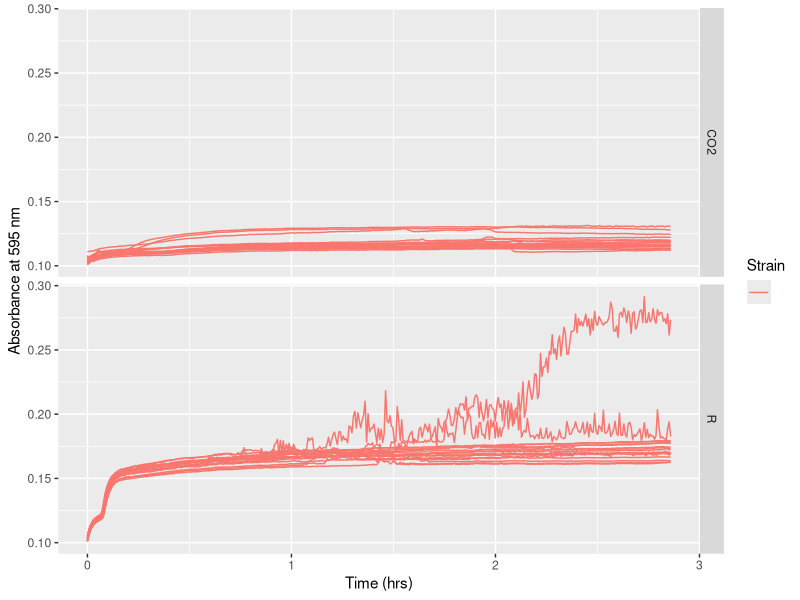
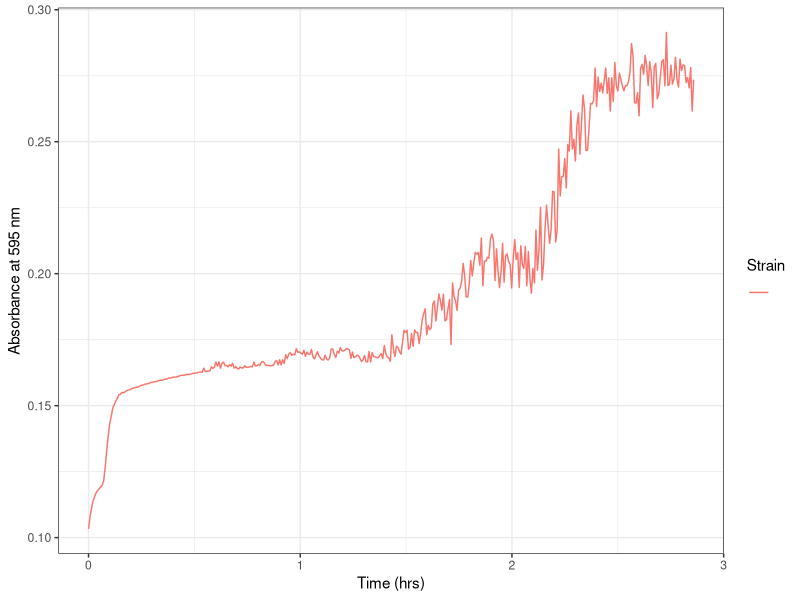
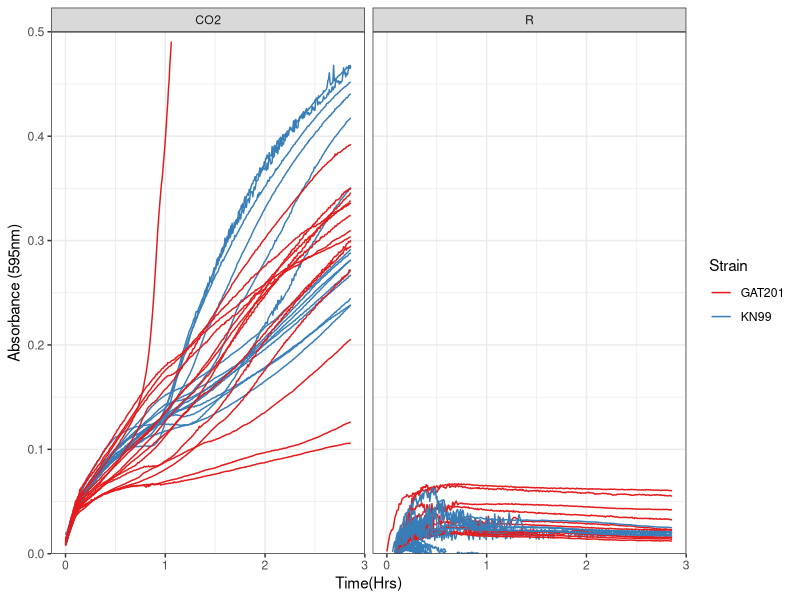
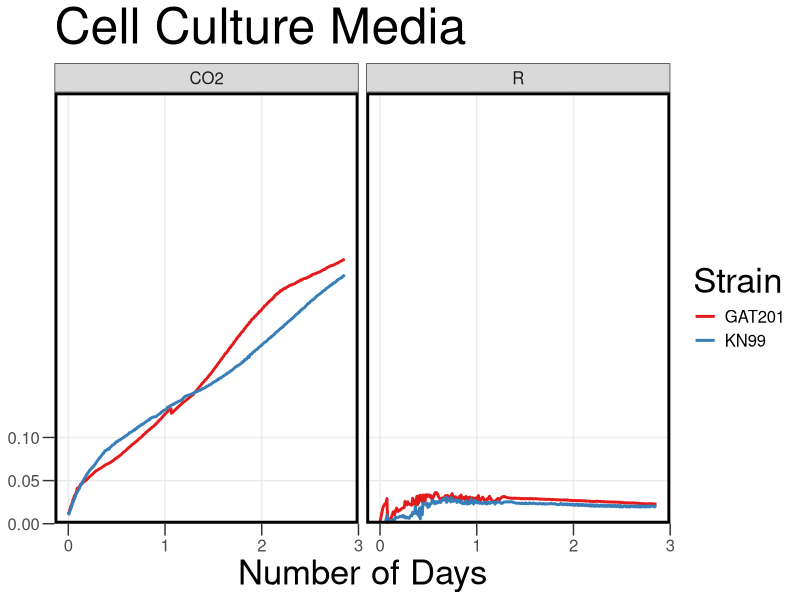
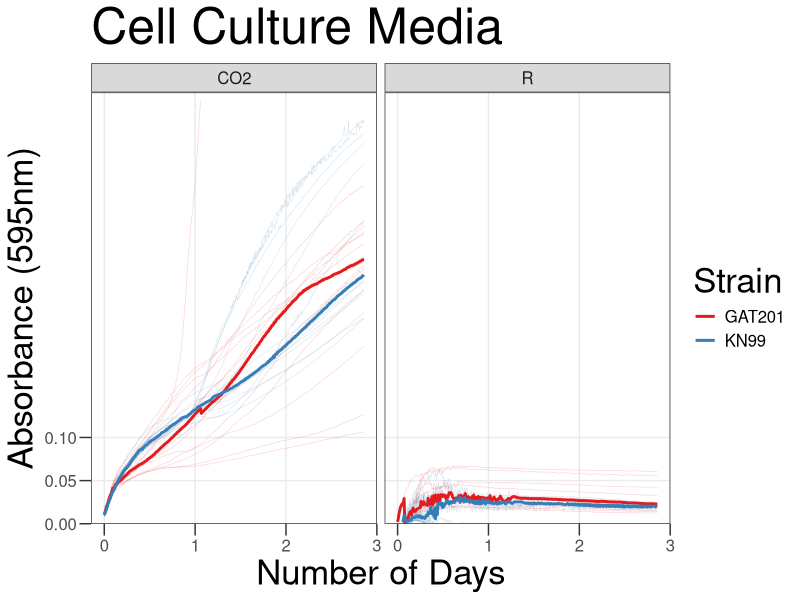
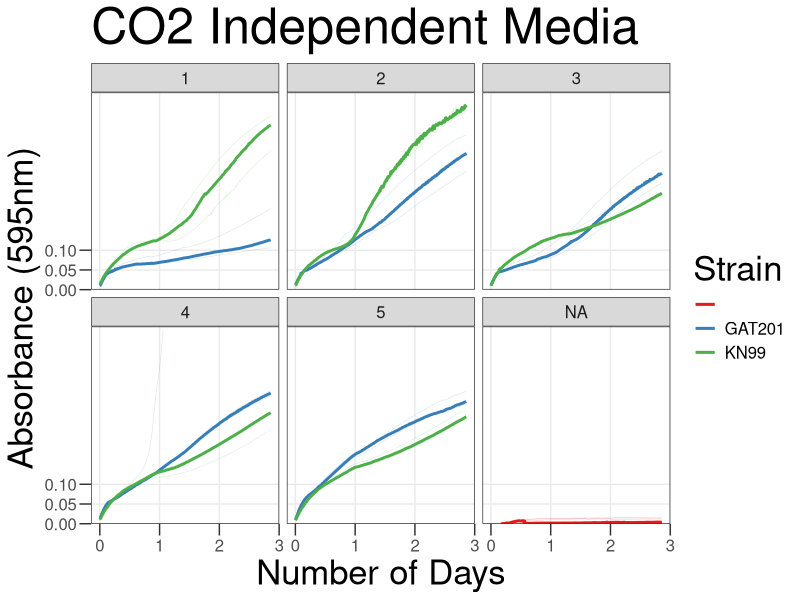
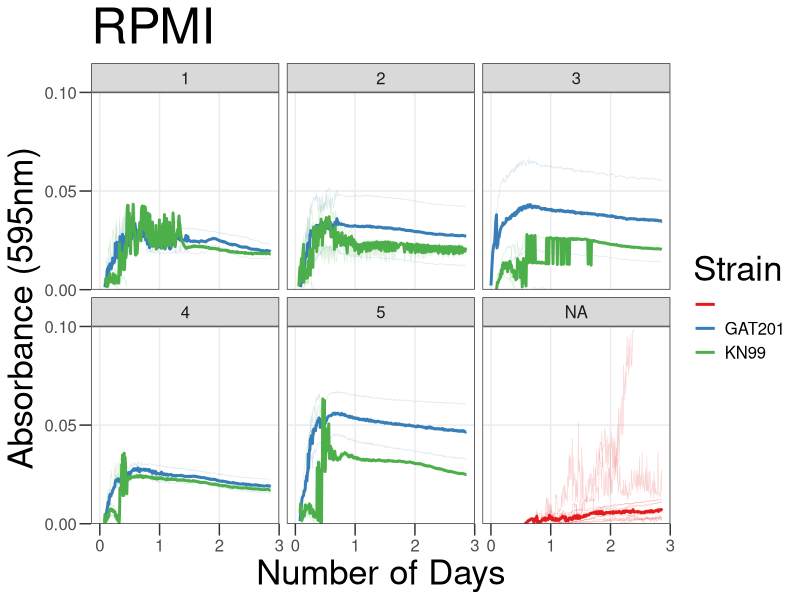
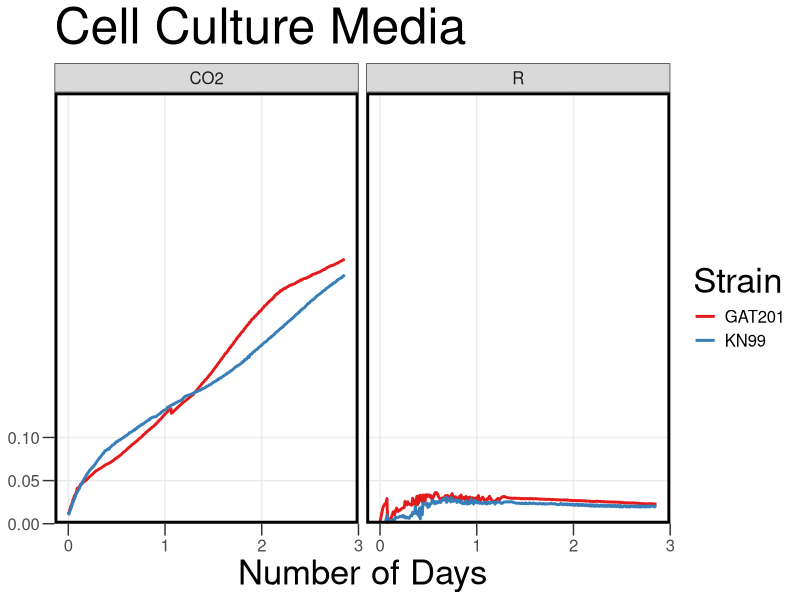

Here is the R script that generated these plots, in order:
## ---- chunk 1
knitr::opts_chunk$set(echo = TRUE)
## ---- chunk 2

library("reshape2")
library(dplyr)
library(ggplot2)
library(tidyverse)
library(markdown)
library(cowplot)
library(yaml)
library(knitr)
## ---- chunk 3

rawdata <- read.csv("../Input/PR27_RPMIvCO2_TRSP.csv")

## ---- chunk 4

 rawdata_hrs<-mutate(rawdata, Time = Time/86400)

## ---- chunk 5

reshaped <- melt(rawdata_hrs, id=c("Time", "Temp"), 
                              variable.name="Well",
                              value.name="OD595")

summary(reshaped)
## ---- chunk 6

platemap <- read.csv("../Input/20221216_PR27_Setup.csv")
head(platemap, n=10)


## ---- chunk 7

annotated <- inner_join(reshaped, platemap, by="Well")
 
## ---- chunk 8

ggplot(data=filter(annotated,Strain==""),
           aes(x=Time, y=OD595, color=Strain, group = Well)) + 
       geom_line() + 
       facet_grid(Media ~ .) +
       labs(x="Time (hrs)", y="Absorbance at 595 nm")
## ---- chunk 9

ggplot(data=filter(annotated,Well=="A2"), 
       aes(x=Time, y=OD595, color=Strain, group = Well)) + 
 
       geom_line() + 
     theme_bw()+
     labs(x="Time (hrs)", y="Absorbance at 595 nm")

## ---- chunk 10

blank_OD_summary <- annotated %>%
  filter(Strain=="") %>%
  filter(Well != "A1") %>%
  filter(Well != "A2") %>%
  # filter out columns 1 and 12 as well?
  group_by(Media) %>%
  summarise(OD_median=median(OD595),
            OD_mean=mean(OD595),
            OD_max=max(OD595),
            OD_min=min(OD595))
print(blank_OD_summary)
## ---- chunk 11

normalisedOD <- annotated %>%
  left_join(blank_OD_summary, by="Media") %>%
  mutate(OD_corrected = OD595 - OD_median)

## ---- chunk 12

ggplot(data=normalisedOD %>%
                      filter(Strain != ""), 
                      aes(x=Time, y=OD_corrected, color=Strain, group = Well)) + 
       geom_line() + 
       scale_y_continuous(limits=c(0,0.5),expand=c(0,0))+
       facet_wrap(Media ~ .)+
  
       labs(x = "Time(Hrs)",
            y = "Absorbance (595nm)") +
       theme(text = element_text(size = 20))+
       theme_bw()+
       scale_color_brewer(palette="Set1")
## ---- chunk 13

ggplot(data=normalisedOD %>%
                     filter(Strain != ""), 
                      aes(x=Time, y=OD_corrected, color=Strain)) + 
       #geom_line(aes(group = Well), size = 0.2, alpha = 0.2) + 
       stat_summary(fun = "median", geom = "line", size = 1) +
       scale_y_continuous(limits=c(0,0.5),expand=c(0,0), breaks = c(0, 0.05, 0.1)) +
  
       labs(x = "Number of Days",
            y = "Absorbance (595nm)",
            title = "Cell Culture Media") +
           facet_wrap(Media ~ .)+
       theme_bw() +
       theme(text = element_text(size = 15))+
       theme(axis.title = element_text(size = 25))+
       theme(axis.title.y=element_blank()) +
       theme(axis.ticks.length = unit(0.3, "cm"))+
       theme(title = element_text(size = 30))+
       theme(panel.grid.minor = element_blank())+
       theme(legend.title = element_text(size = 25))+
      theme(legend.background = element_rect(fill = "transparent", color=NA))+
  theme(legend.key = element_rect(fill = "transparent", color=NA))+
       theme (plot.background =  element_rect(fill = "transparent", color=NA), 
         panel.background = element_rect(fill = "transparent", color=NA),)+
      theme(panel.border = element_rect(linetype = "solid", colour = "black", size = 2))+
       scale_color_brewer(palette="Set1")
       
## ---- chunk 14

ggsave("../Results/AllSummary.png",width = 6.6,height=5)
## ---- chunk 15

ggplot(data=normalisedOD %>%
                     filter(Strain != ""), 
                      aes(x=Time, y=OD_corrected, color=Strain)) + 
       geom_line(aes(group = Well), size = 0.2, alpha = 0.2) + 
       stat_summary(fun = "median", geom = "line", size = 1) +
       scale_y_continuous(limits=c(0,0.5),expand=c(0,0), breaks = c(0, 0.05, 0.1)) +
   facet_wrap(Media ~ .)+
       labs(x = "Number of Days",
            y = "Absorbance (595nm)",
            title = "Cell Culture Media") +
       theme_bw() +
       theme(text = element_text(size = 15))+
       theme(axis.title = element_text(size = 25)) +
  theme(axis.ticks.length = unit(0.3, "cm"))+
       theme(title = element_text(size = 30))+
       theme(legend.title = element_text(size = 25))+
  theme(panel.grid.minor = element_blank())+
       scale_color_brewer(palette="Set1")
## ---- chunk 16

ggsave("../Results/AllStatSummary.png",width = 6.6,height=5)
## ---- chunk 17

ggplot(data=normalisedOD %>%
                     filter(Media =="CO2"), 
                      aes(x=Time, y=OD_corrected, color=Strain)) + 
       geom_line(aes(group = Well), size = 0.2, alpha = 0.2) + 
       stat_summary(fun = "median", geom = "line", size = 1) +
       scale_y_continuous(limits=c(0,0.5),expand=c(0,0), breaks = c(0, 0.05, 0.1)) +
   facet_wrap(Biorep ~ .)+
       labs(x = "Number of Days",
            y = "Absorbance (595nm)",
            title = "CO2 Independent Media") +
       theme_bw() +
       theme(text = element_text(size = 15))+
       theme(axis.title = element_text(size = 25)) +
  theme(axis.ticks.length = unit(0.3, "cm"))+
       theme(title = element_text(size = 30))+
       theme(legend.title = element_text(size = 25))+
  theme(panel.grid.minor = element_blank())+
       scale_color_brewer(palette="Set1")
## ---- chunk 18

ggplot(data=normalisedOD %>%
                     filter(Media =="R"), 
                      aes(x=Time, y=OD_corrected, color=Strain)) + 
       geom_line(aes(group = Well), size = 0.2, alpha = 0.2) + 
       stat_summary(fun = "median", geom = "line", size = 1) +
       scale_y_continuous(limits=c(0,0.1),expand=c(0,0), breaks = c(0, 0.05, 0.1)) +
   facet_wrap(Biorep ~ .)+
       labs(x = "Number of Days",
            y = "Absorbance (595nm)",
            title = "RPMI") +
       theme_bw() +
       theme(text = element_text(size = 15))+
       theme(axis.title = element_text(size = 25)) +
  theme(axis.ticks.length = unit(0.3, "cm"))+
       theme(title = element_text(size = 30))+
       theme(legend.title = element_text(size = 25))+
  theme(panel.grid.minor = element_blank())+
       scale_color_brewer(palette="Set1")
